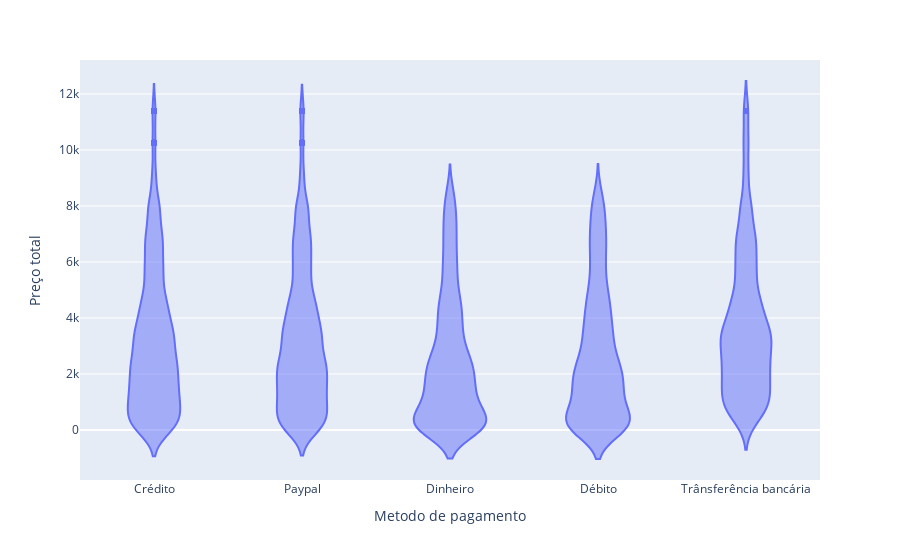

Write notebook code for a chart like this one.
### Code cell
fig = px.violin(df_new, "Metodo de pagamento", "Preço total",)
fig.show()

### Figure 1 — Plotly figure (JSON) as saved in the notebook; plotly's stock layout.template omitted (floating-point values rounded to 4 significant figures; data arrays with more than 128 entries replaced by an {"elided": "..."} marker saying what was removed)
{"data": [{"alignmentgroup": "True", "box": {"visible": false}, "hovertemplate": "Metodo de pagamento=%{x}<br>Preço total=%{y}<extra></extra>", "legendgroup": "", "marker": {"color": "#636efa"}, "name": "", "offsetgroup": "", "orientation": "v", "scalegroup": "True", "showlegend": false, "type": "violin", "x": {"elided": "20000 str values"}, "x0": " ", "xaxis": "x", "y": {"elided": "20000 float values"}, "y0": " ", "yaxis": "y"}], "layout": {"legend": {"tracegroupgap": 0}, "margin": {"t": 60}, "violinmode": "group", "xaxis": {"anchor": "y", "domain": [0, 1], "title": {"text": "Metodo de pagamento"}}, "yaxis": {"anchor": "x", "domain": [0, 1], "title": {"text": "Preço total"}}}}
